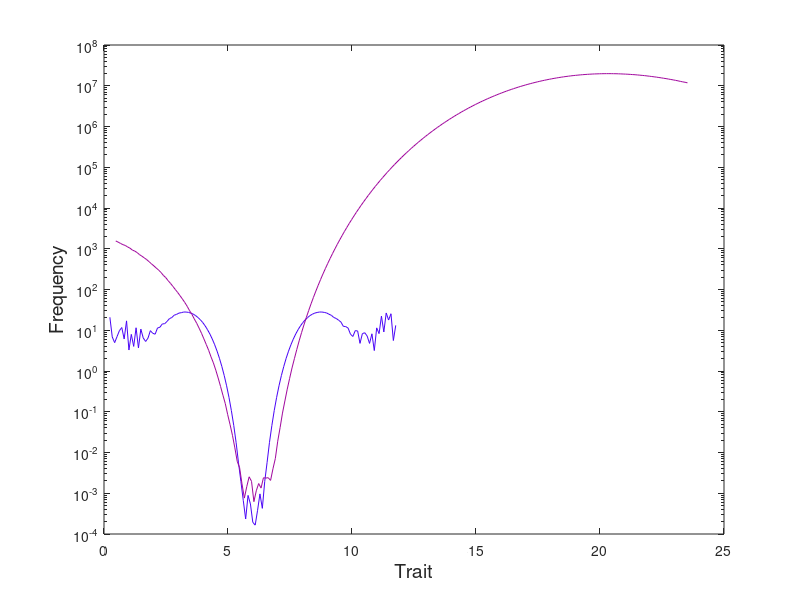

Write MATLAB code to recreate this figure.
%1. Initial trait distributions
mu = 0;%Mean
for s = 1;%Extend n-species:0.5:20;
r1 = -6*s:1e-1:6*s;  
yr1 = normpdf(r1, mu, s);
r1 = r1 + abs(min(r1));% Move everything to the right.
hr1 = plot(r1,yr1);%Visualize
a =unifrnd(0,1);
b =unifrnd(0,1);
c =unifrnd(0,1);
set(hr1,'color',[a b c]);
end

for s = 4;%Extend n-species:0.5:2;
p1 = -3*s:1e-1:3*s;  %smaller 5e-1
yp1 = normpdf(p1, mu, s);
p1 = p1 + abs(min(p1));% Move everything to the right.
end

%2. Compute W each phenotype
h = 0.8;%heritability
gamma = 0.01;%intensity selection

%Mean field scenario---------------------
%for gamma = 1:10;
NG = 5;%Number of generations
phi = 0.01;
for t = 1:NG;
  hold off
    %Wr = zeros(NG,length(r1));
    for i = 1:length(r1); 
        %Wr = abs(1/(1 + e^gamma*(r1(t,i) - mean(r1(t,:)))^2));%MeanField
        Wr = abs(e^gamma*((r1(t,i) - mean(r1(t,:))))^2);%FDS

        r1(t+1,i) = r1(t,i) + phi*(mean(r1(t,:)) - r1(t,i));% + randn(1)
        yr1(t+1,i) = yr1(t,i)*Wr+unifrnd(0.0001,0.001);   
    end
hr1 = semilogy(r1(t,:),yr1(t,:));%Visualize
a =unifrnd(0,1);
b =unifrnd(0,1);
c =unifrnd(0,1);
set(hr1,'color',[a b c]);
xlabel('Trait',"fontsize",14)
ylabel('Frequency',"fontsize",14)

    for i = 1:length(p1); 
        %Wp = abs(1/(1 + e^gamma*(p1(t,i) - mean(p1(t,:)))^2));
        Wp = abs(e^gamma*((p1(t,i) - mean(r1(t,:))))^2);%FDS
        p1(t+1,i) = p1(t,i) + phi*(mean(p1(t,:)) - p1(t,i));% + randn(1)
        yp1(t+1,i) = yp1(t,i)*Wp+unifrnd(0.0001,0.0025);
    end
hold on
hp1 = semilogy(p1(t,:),yp1(t,:));%Visualize
a =unifrnd(0,1);
b =unifrnd(0,1);
c =unifrnd(0,1);
set(hp1,'color',[a b c]);
%pause
end
